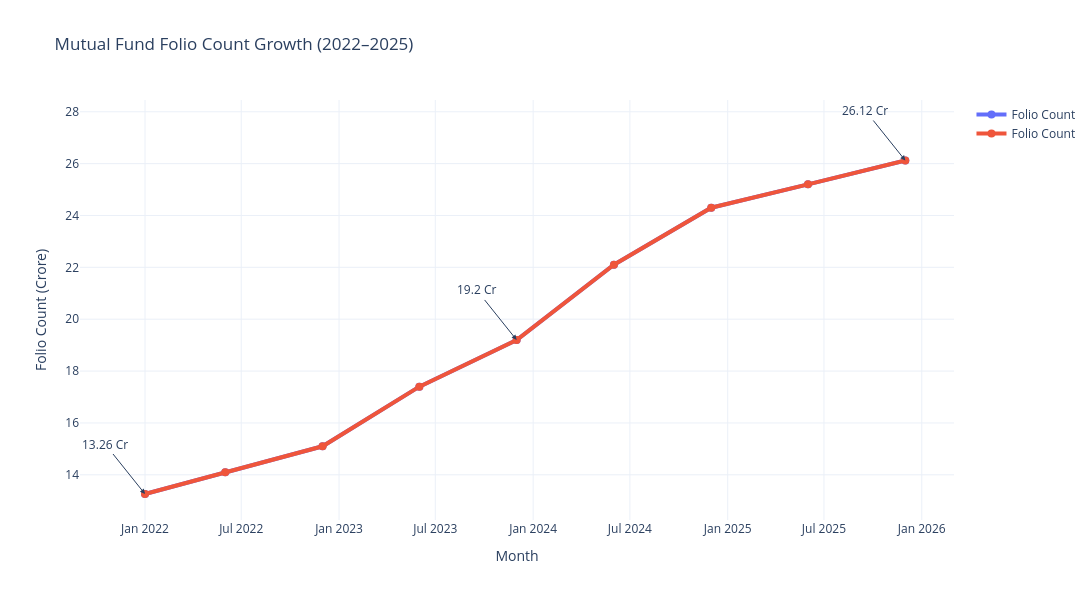

The cell this chart's notebook holds for it:
### Code cell
fig.add_trace(
    go.Scatter(
        x=df['month'],
        y=df['folio_count_crore'],

        mode='lines+markers',

        name='Folio Count',

        line=dict(width=4),

        marker=dict(size=8)
    )
)
milestones = {
    '2022-01': 13.26,
    '2023-12': 19.20,
    '2025-12': 26.12
}

# ADD ANNOTATIONS
for month, value in milestones.items():

    fig.add_annotation(
        x=pd.to_datetime(month),
        y=value,

        text=f'{value} Cr',

        showarrow=True,

        arrowhead=2,

        ax=-40,
        ay=-50
    )

# LAYOUT
fig.update_layout(
    title='Mutual Fund Folio Count Growth (2022–2025)',

    xaxis_title='Month',

    yaxis_title='Folio Count (Crore)',

    template='plotly_white',

    width=1300,
    height=600
)

# SHOW
fig.show()

### Figure 1 — Plotly figure (JSON) as saved in the notebook; plotly's stock layout.template omitted (floating-point values rounded to 4 significant figures)
{"data": [{"line": {"width": 4}, "marker": {"size": 8}, "mode": "lines+markers", "name": "Folio Count", "type": "scatter", "x": ["2022-01-01T00:00:00", "2022-06-01T00:00:00", "2022-12-01T00:00:00", "2023-06-01T00:00:00", "2023-12-01T00:00:00", "2024-06-01T00:00:00", "2024-12-01T00:00:00", "2025-06-01T00:00:00", "2025-12-01T00:00:00"], "y": [13.26, 14.1, 15.1, 17.4, 19.2, 22.1, 24.3, 25.2, 26.12]}, {"line": {"width": 4}, "marker": {"size": 8}, "mode": "lines+markers", "name": "Folio Count", "type": "scatter", "x": ["2022-01-01T00:00:00", "2022-06-01T00:00:00", "2022-12-01T00:00:00", "2023-06-01T00:00:00", "2023-12-01T00:00:00", "2024-06-01T00:00:00", "2024-12-01T00:00:00", "2025-06-01T00:00:00", "2025-12-01T00:00:00"], "y": [13.26, 14.1, 15.1, 17.4, 19.2, 22.1, 24.3, 25.2, 26.12]}], "layout": {"annotations": [{"arrowhead": 2, "ax": -40, "ay": -50, "showarrow": true, "text": "13.26 Cr", "x": "2022-01-01T00:00:00", "y": 13.26}, {"arrowhead": 2, "ax": -40, "ay": -50, "showarrow": true, "text": "19.2 Cr", "x": "2023-12-01T00:00:00", "y": 19.2}, {"arrowhead": 2, "ax": -40, "ay": -50, "showarrow": true, "text": "26.12 Cr", "x": "2025-12-01T00:00:00", "y": 26.12}], "height": 600, "title": {"text": "Mutual Fund Folio Count Growth (2022–2025)"}, "width": 1300, "xaxis": {"title": {"text": "Month"}}, "yaxis": {"title": {"text": "Folio Count (Crore)"}}}}
